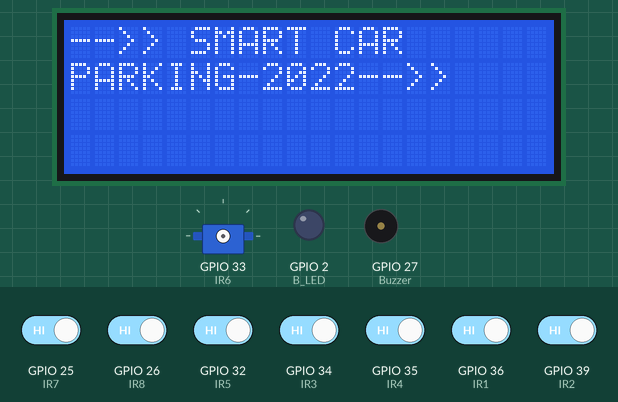
This sketch was run on a simulated ESP32. On the bench: 20×4 character LCD, servo, output pins drawn as LEDs (lit = HIGH), buzzer (waves = sounding, pin HIGH). The test bench sets the inputs (shaded band); at power-on: GPIO 25 (IR7), GPIO 26 (IR8), GPIO 32 (IR5), GPIO 34 (IR3), GPIO 35 (IR4), GPIO 36 (IR1), GPIO 39 (IR2) HIGH. WiFi joins after 1.5 s; servers stay silent unless stated; what the sketch prints to the serial monitor is not drawn.

Above: at 2.2 s.
At 9.7 s:
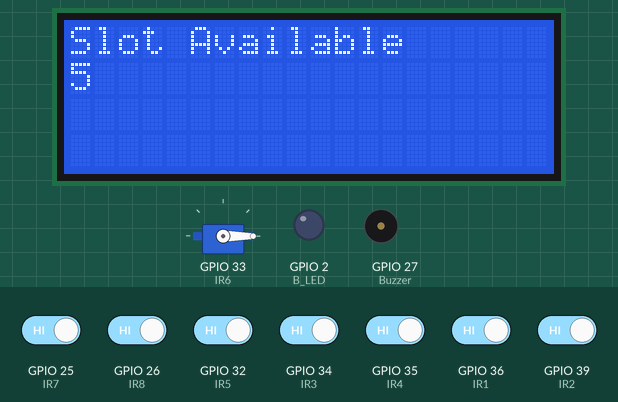
9.8 s: GPIO 25 (IR7) driven LOW
At 11.82 s:
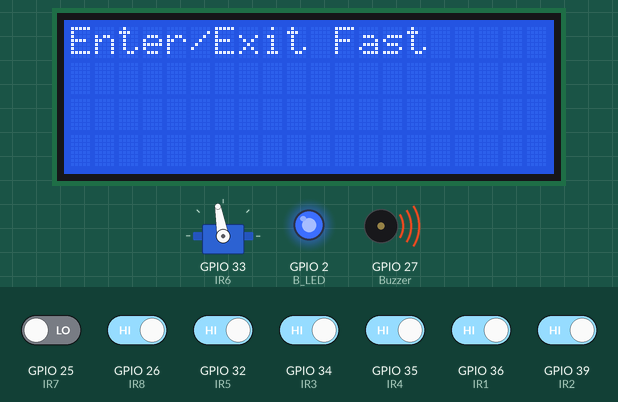
13.2 s: GPIO 25 (IR7) driven HIGH
At 13.44 s:
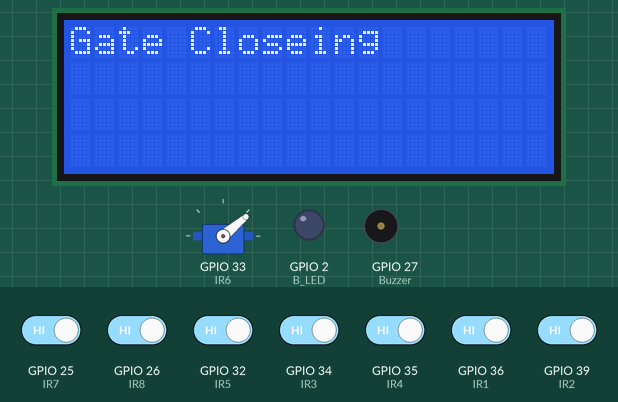
19.4 s: GPIO 26 (IR8) driven LOW
At 20.17 s:
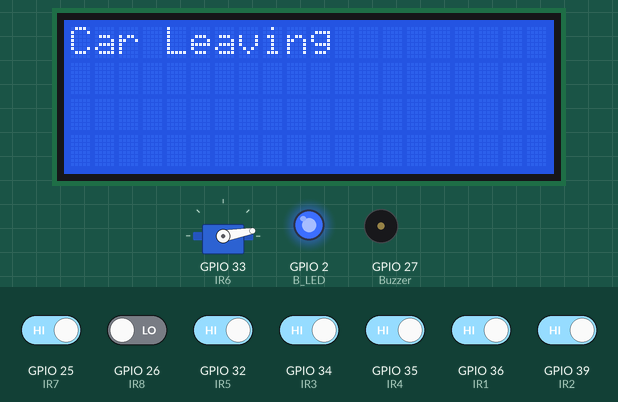
Timing chart, 0 to 27.5 s (numbered marks = the images above; inputs shaded):
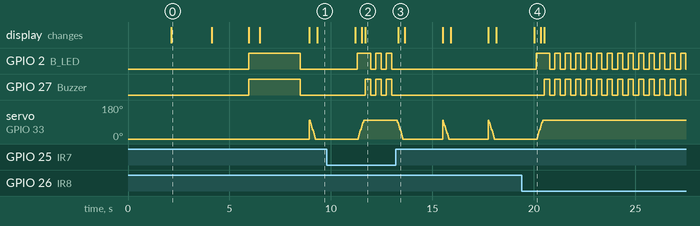

Measured:
- after the input at 9.8 s, GPIO 2 (B_LED): LOW → HIGH after 1.5 s, then repeats every 0.52 s: LOW 0.27 s, HIGH 0.25 s; GPIO 27 (Buzzer): alternates HIGH for 0.25 s and LOW for 0.27 s, starting after 1.9 s; the display: first changes after 1.4 s (image 2 shows a later state)
- after the input at 13.2 s, GPIO 2 (B_LED), GPIO 27 (Buzzer): stops changing and stays LOW; servo on GPIO 33 (IR6): 100° → 90° after 0.08 s, then repeats every 2.3 s: 80° 0.03 s, 70° 0.03 s, 60° 0.03 s, 50° 0.03 s, 40° 0.03 s, 30° 0.03 s, 20° 0.03 s, 10° 0.03 s, 0° 2.0 s, 100° 0.03 s, 90° 0.03 s; the display: changes after 0.11 s (image 3)
- after the input at 19.4 s, GPIO 2 (B_LED): LOW → HIGH after 0.73 s, then repeats every 0.52 s: LOW 0.27 s, HIGH 0.25 s; GPIO 27 (Buzzer): alternates HIGH for 0.25 s and LOW for 0.27 s, starting after 1.1 s; the display: changes after 0.62 s (image 4)
- what the display in image 0 shows lasts 2.0 s, from 2.1 s to 4.1 s

The sketch:

IR_with_HTTP_Buzzer_and_Blynk.ino
```cpp
#define BLYNK_TEMPLATE_ID "TMPLebsVk5uE"
#define BLYNK_DEVICE_NAME "LED"
#define BLYNK_AUTH_TOKEN "nNI5nM7QZy608wLogUGID5ybKOS2vCxW"
#define BLYNK_PRINT Serial
#define SECRET_CH_ID 1848329                    // replace 0000000 with your channel number
#define SECRET_WRITE_APIKEY "UV8UYIV06BNT6K4J"  // replace XYZ with your channel write API Key

char ssid[] = "LAPTOP";
char pass[] = "78799008333";
#define IR1 36
#define IR2 39
#define IR3 34
#define IR4 35
#define IR5 32
#define IR6 33
#define IR7 25
#define IR8 26
#define Buzzer 27
#define B_LED 2
int pos = 0;
int Total = 6;
int slot;
int f, g;

int s1 = 0;
int s2 = 0;
int s3 = 0;
int s4 = 0;
int s5 = 0;
int s6 = 0;
int s7 = 0;
int s8 = 0;
int s = 0;
#include <WiFi.h>
#include <WiFiClient.h>
#include "ThingSpeak.h"
#include <BlynkSimpleEsp32.h>
#include <LiquidCrystal_I2C.h>
#include <ESP32Servo.h>

LiquidCrystal_I2C lcd(0x27, 20, 4);

Servo myservo;
char auth[] = BLYNK_AUTH_TOKEN;

BlynkTimer timer;
WidgetLCD LCD(V0);

void control_function() {
  s1 = digitalRead(IR1) == 0 ? 1 : 0;
  s2 = digitalRead(IR2) == 0 ? 1 : 0;
  s3 = digitalRead(IR3) == 0 ? 1 : 0;
  s4 = digitalRead(IR4) == 0 ? 1 : 0;
  s5 = digitalRead(IR5) == 0 ? 1 : 0;
  s6 = digitalRead(IR6) == 0 ? 1 : 0;

  Blynk.virtualWrite(V2, s1);
  Blynk.virtualWrite(V3, s2);
  Blynk.virtualWrite(V4, s3);
  Blynk.virtualWrite(V5, s4);
  Blynk.virtualWrite(V6, s5);
  Blynk.virtualWrite(V7, s6);
  unsigned int q = s1 + s2 + s3 + s4 + s5 + s6;
  unsigned int st = s1 + s2 + s3 + s4 + s5 + s6;
  q = 6 - q;
  LCD.clear();
  LCD.print(0, 0, "Smrt Car Parking");
  LCD.print(0, 1, "Space Left :");
  LCD.print(13, 1, q);
  Blynk.virtualWrite(V9, st);
  Blynk.virtualWrite(V1, q);
}
int keyIndex = 0;

WiFiClient client;

WiFiServer server(80);

unsigned long myChannelNumber = SECRET_CH_ID;
const char* myWriteAPIKey = SECRET_WRITE_APIKEY;

void BL_indication();
void BL_Alert();
int Sensor_data();

void setup() {

  lcd.init();
  lcd.backlight();
  // LCD_START_Print();
  lcd.setCursor(0, 0);
  lcd.print("Dept. of EC ");
  lcd.setCursor(0, 1);
  lcd.print("#~IIST Indore~#");
  delay(2000);
  lcd.clear();
  lcd.setCursor(0, 0);
  lcd.print("-->> SMART CAR");
  lcd.setCursor(0, 1);
  lcd.print("PARKING-2022-->>");
  delay(2000);
  lcd.clear();
  lcd.setCursor(0, 0);
  lcd.print("Connecting...");
  Serial.begin(115200);

  pinMode(IR1, INPUT);
  pinMode(IR2, INPUT);
  pinMode(IR3, INPUT);
  pinMode(IR4, INPUT);
  pinMode(IR5, INPUT);
  pinMode(IR6, INPUT);
  pinMode(IR7, INPUT);
  pinMode(IR8, INPUT);

  pinMode(B_LED, OUTPUT);
  pinMode(Buzzer, OUTPUT);

  myservo.attach(33);
  myservo.write(0);

  Blynk.begin(auth, ssid, pass);
  timer.setInterval(3000L, control_function);
  slot = Total;


  //flank bit for door open and close
  f = 0;
  g = 0;

  WiFi.mode(WIFI_STA);
  WiFi.begin(ssid, pass);

  while (WiFi.status() != WL_CONNECTED) {
    delay(250);
    digitalWrite(B_LED, HIGH);
    digitalWrite(Buzzer, HIGH);
    delay(250);
    Serial.print(".");
    digitalWrite(B_LED, LOW);
    digitalWrite(Buzzer, LOW);
  }
  Serial.println("");
  Serial.println("WiFi Connected");
  digitalWrite(B_LED, HIGH);
  digitalWrite(Buzzer, HIGH);
  Serial.println("IP address: ");
  Serial.println(WiFi.localIP());
  lcd.clear();
  lcd.setCursor(0, 0);
  lcd.print("Connected $..");
  delay(500);

  lcd.clear();
  lcd.setCursor(0, 0);
  lcd.print("IP address:");
  lcd.setCursor(2, 1);
  lcd.print(WiFi.localIP());
  delay(2000);
  digitalWrite(B_LED, LOW);
  digitalWrite(Buzzer, LOW);
  server.begin();
  ThingSpeak.begin(client);  // Initialize ThingSpeak
  delay(100);
}

void loop() {
  Blynk.run();
  timer.run();
  int x = digitalRead(IR1);
  int y = digitalRead(IR2);
  int z = digitalRead(IR3);
  int a = digitalRead(IR4);
  int b = digitalRead(IR5);
  int c = digitalRead(IR6);
  delay(10);
  // Write to ThingSpeak. There are up to 8 fields in a channel, allowing you to store up to 8 different
  // pieces of information in a channel.  Here, we write to field 1.

  ThingSpeak.setField(1, x);
  ThingSpeak.setField(2, y);
  ThingSpeak.setField(3, z);
  ThingSpeak.setField(4, a);
  ThingSpeak.setField(5, b);
  ThingSpeak.setField(6, c);
  delay(10);
  ThingSpeak.writeFields(myChannelNumber, myWriteAPIKey);
  delay(10);

  WiFiClient client = server.available();  // listen for incoming clients
  if (client) {                            // if you get a client,
    Serial.println("New Client.");         // print a message out the serial port
    String currentLine = "";               // make a String to hold incoming data from the client
    while (client.connected()) {           // loop while the client's connected
      if (client.available()) {            // if there's bytes to read from the client,
        char c = client.read();            // read a byte, then
        Serial.write(c);                   // print it out the serial monitor
        if (c == '\n') {                   // if the byte is a newline character

          // if the current line is blank, you got two newline characters in a row.
          // that's the end of the client HTTP request, so send a response:
          if (currentLine.length() == 0) {
            // HTTP headers always start with a response code (e.g. HTTP/1.1 200 OK)
            // and a content-type so the client knows what's coming, then a blank line:
            client.println("HTTP/1.1 200 OK");
            client.println("Content-type:text/html");

            client.println();
            client.println("<html>");
            client.println("<head><meta name=\"viewport\" content=\"width=device-width, initial-scale=1\">");
            client.println("<link href=\"https://cdnjs.cloudflare.com/ajax/libs/animate.css/4.1.1/animate.min.css\" rel=\"stylesheet\">");
            client.println("<style>html {font-family: Arial, Helvetica, sans-serif;text-align: center;}h1 {font-size: 1.8rem;color: rgb(0, 0, 0);text-shadow: 2px 2px 7px grey;box-shadow: 2px 2px 7px grey;padding: 10px;font-family:Verdana;width: fit-content;margin: 3rem 0;}.animate__fadeInDown{animation-duration: 800ms;} .animate__fadeInRight,.animate__fadeInLeft,.animate__bounceInUp {animation-duration: 1500ms;}.wrapper {width: fit-content;align-items: center;justify-content: center;display: flex;flex-wrap: wrap;}.slot {background-color: rgb(204, 250, 250);width: 9rem;height: 11rem;overflow: hidden;}.area {width: fit-content;}.s1 {margin: 6px;box-shadow: 5px 5px 10px grey;}.car-image {width: 7rem;height: 7rem;padding-top: 2rem;filter: opacity(0.1) drop-shadow(0 0 0 rgba(0, 0, 0));transition: all .5s;}.car-image:hover{transform: scale(1.25);} .btn {margin-top: 30px;background-color: aqua;border: 0.5px solid rgb(208, 196, 196);border-radius: 5px;height: 3rem;text-decoration: none;transition: all 0.5s; padding: 0.8rem ;font-size: 1.2rem; cursor: pointer;}.btn:hover{box-shadow:5px 5px 10px grey;transform: translate(15px,15px) scale(1.15);}.line1,.line2{width: 29rem;height: 5px; }.line1{background-color: rgb(0, 0, 0);}@media(max-width:500px) {.slot {max-width: 6rem;height: 8rem;}.car-image {width: 5rem;height: 5rem;}.line1,.line2{width: 20rem;height: 3px; }h1{font-size: 1.3rem;}}</style></head>");
            client.println("<body onload = \"JavaScript:AutoRefresh(5000);\">");
            client.println("<center>");
            client.println("<h1 class=\"animate__fadeInDown\"\">SMART CAR PARKING SYSTEM USING IOT</h1>");
            client.println("<div class=\"area\"\"><div class=\"wrapper animate__fadeInLeft\"\">");

            if (digitalRead(IR1) == 0) {
              client.println("<div class=\"s1\"\"><div class=\"slot\"\" style=\"background-color: #ffcccc;\"\"><img src=\"https://github.com/JAGAHPEE/SMART-CAR-PARKING-SYSTEM-USING-IOT/blob/main/car-top-view.png?raw=true\"\" class=\"car-image\"\" alt="
                             "></div><p><b>Parked</b></p></div>");

            } else {
              client.println("<div class=\"s1\"\"><div class=\"slot\"\"><img src=\"https://github.com/JAGAHPEE/SMART-CAR-PARKING-SYSTEM-USING-IOT/blob/main/car-top-view.png?raw=true\"\" class=\"car-image\"\" alt="
                             " style=\"filter: opacity(0.6) drop-shadow(0 0 rgb(255, 0, 0));\"\"></div><p><b> Slot 1</b></p></div>");
            }
            if (digitalRead(IR2) == 0) {
              client.println("<div class=\"s1\"\"><div class=\"slot\"\" style=\"background-color: #ffcccc;\"\"><img src=\"https://github.com/JAGAHPEE/SMART-CAR-PARKING-SYSTEM-USING-IOT/blob/main/car-top-view.png?raw=true\"\" class=\"car-image\"\" alt="
                             "></div><p><b>Parked</b></p></div>");

            } else {
              client.println("<div class=\"s1\"\"><div class=\"slot\"\"><img src=\"https://github.com/JAGAHPEE/SMART-CAR-PARKING-SYSTEM-USING-IOT/blob/main/car-top-view.png?raw=true\"\" class=\"car-image\"\" alt="
                             " style=\"filter: opacity(0.6) drop-shadow(0 0 rgb(255, 0, 0));\"\"></div><p><b> Slot 2</b></p></div>");
            }
            if (digitalRead(IR3) == 0) {
              client.println("<div class=\"s1\"\"><div class=\"slot\"\" style=\"background-color: #ffcccc;\"\"><img src=\"https://github.com/JAGAHPEE/SMART-CAR-PARKING-SYSTEM-USING-IOT/blob/main/car-top-view.png?raw=true\"\" class=\"car-image\"\" alt="
                             "></div><p><b>Parked</b></p></div>");
            } else {
              client.println("<div class=\"s1\"\"><div class=\"slot\"\"><img src=\"https://github.com/JAGAHPEE/SMART-CAR-PARKING-SYSTEM-USING-IOT/blob/main/car-top-view.png?raw=true\"\" class=\"car-image\"\" alt="
                             " style=\"filter: opacity(0.6) drop-shadow(0 0 rgb(255, 0, 0));\"\"></div><p><b> Slot 3</b></p></div>");
            }

            client.println("</div></div>");

            client.println("<div class=\"line2\"\"></div>");
            client.println("<div class=\"line1 animate__bounceInUp\"\"></div>");
            client.println("<div class=\"line2\"\"></div>");

            client.println("<div class=\"area\"\"><div class=\"wrapper animate__fadeInRight\"\">");
            if (digitalRead(IR4) == 0) {
              client.println("<div class=\"s1\"\"><div class=\"slot\"\" style=\"background-color: #ffcccc;\"\"><img src=\"https://github.com/JAGAHPEE/SMART-CAR-PARKING-SYSTEM-USING-IOT/blob/main/car-top-view.png?raw=true\"\" class=\"car-image\"\" alt="
                             "></div><p><b>Parked</b></p></div>");

            } else {
              client.println("<div class=\"s1\"\"><div class=\"slot\"\"><img src=\"https://github.com/JAGAHPEE/SMART-CAR-PARKING-SYSTEM-USING-IOT/blob/main/car-top-view.png?raw=true\"\" class=\"car-image\"\" alt="
                             " style=\"filter: opacity(0.6) drop-shadow(0 0 rgb(255, 0, 0));\"\"></div><p><b> Slot 4</b></p></div>");
            }
            if (digitalRead(IR5) == 0) {
              client.println("<div class=\"s1\"\"><div class=\"slot\"\" style=\"background-color: #ffcccc;\"\"><img src=\"https://github.com/JAGAHPEE/SMART-CAR-PARKING-SYSTEM-USING-IOT/blob/main/car-top-view.png?raw=true\"\" class=\"car-image\"\" alt="
                             "></div><p><b>Parked</b></p></div>");
              s5 = 0;
            } else {
              client.println("<div class=\"s1\"\"><div class=\"slot\"\"><img src=\"https://github.com/JAGAHPEE/SMART-CAR-PARKING-SYSTEM-USING-IOT/blob/main/car-top-view.png?raw=true\"\" class=\"car-image\"\" alt="
                             " style=\"filter: opacity(0.6) drop-shadow(0 0 rgb(255, 0, 0));\"\"></div><p><b> Slot 5</b></p></div>");
            }
            if (digitalRead(IR6) == 0) {
              client.println("<div class=\"s1\"\"><div class=\"slot\"\" style=\"background-color: #ffcccc;\"\"><img src=\"https://github.com/JAGAHPEE/SMART-CAR-PARKING-SYSTEM-USING-IOT/blob/main/car-top-view.png?raw=true\"\" class=\"car-image\"\" alt="
                             "></div><p><b>Parked</b></p></div>");

            } else {
              client.println("<div class=\"s1\"\"><div class=\"slot\"\"><img src=\"https://github.com/JAGAHPEE/SMART-CAR-PARKING-SYSTEM-USING-IOT/blob/main/car-top-view.png?raw=true\"\" class=\"car-image\"\" alt="
                             " style=\"filter: opacity(0.6) drop-shadow(0 0 rgb(255, 0, 0));\"\"></div><p><b> Slot 6</b></p></div>");
            }
            client.println("</div></div>");
            client.println("<button onClick=\"window.location.href=window.location.href\"\" class=\"btn\"\"><b><i>Refresh</i></b></button>");
            client.println();
            client.println("<br>");
            client.println("<br>");
            client.println("<br>");


            client.println("</center>");
            client.println("</body>");
            client.println("</html>");
            client.println();
            client.println();
            // The HTTP response ends with another blank line:
            client.println();
            delay(10);
            // break out of the while loop:
            break;
          } else {  // if you got a newline, then clear currentLine:
            currentLine = "";
          }
        } else if (c != '\r') {  // if you got anything else but a carriage return character,
          currentLine += c;      // add it to the end of the currentLine
        }
      }
    }
    // close the connection:
    //    client.stop();
    Serial.println("Client Disconnected.");
  }

  delay(10);

  slot = Sensor_data();
  //  slot = s1 + s2 + s3 + s4 + s5 + s6;
  if (digitalRead(IR8) == 0 && slot == 6) {
    while (digitalRead(IR8) != 1) {
      BL_Alert();
    }
  } else if (digitalRead(IR7) == 0) {
    if (slot > 0 && slot <= 6) {
      f = 1;
      lcd.clear();
      lcd.print("Car Enters");
    }
    delay(100);

  } else if (digitalRead(IR8) == 0) {
    if (slot >= 0 && slot < 6) {
      g = 1;
      lcd.clear();
      lcd.print("Car Leaving");
    }
    delay(100);
  }
  // slot = Sensor_data();
  if (f == 1 || g == 1) {
    lcd.clear();
    lcd.print("Gate Opening");
    digitalWrite(B_LED, HIGH);
    for (pos = 0; pos <= 100; pos += 10) {
      myservo.write(pos);
      Serial.println(pos);
      delay(30);
    }
    delay(50);
  }
  if (f == 1) {
    while ((digitalRead(IR8) == 0) || (digitalRead(IR7) == 0)) {
      lcd.clear();
      lcd.print("Enter/Exit Fast");
      BL_indication();
    }
  } else if (g == 1) {
    while (digitalRead(IR7) == 0 || digitalRead(IR8) == 0) {
      lcd.clear();
      lcd.print("Enter/Exit Fast");
      BL_indication();
    }
  }

  lcd.clear();
  lcd.print("Gate Closeing");
  for (pos = 100; pos >= 0; pos -= 10) {
    myservo.write(pos);
    Serial.println(pos);
    delay(30);
  }
  delay(50);
  f = 0;
  g = 0;
  slot = Sensor_data();
  if (slot == 6) {
    lcd.clear();
    lcd.setCursor(0, 0);
    lcd.print("No Parking Space");
    delay(1000);
  } else {
    lcd.clear();
    lcd.setCursor(0, 0);
    lcd.print("Slot Available");
    lcd.setCursor(0, 1);
    lcd.print(Total - slot);
    delay(1000);
  }
  s = Total - slot;
  Serial.println(s);
  delay(500);
}


int Sensor_data() {
  s1 = digitalRead(IR1) == 0 ? 1 : 0;
  s2 = digitalRead(IR2) == 0 ? 1 : 0;
  s3 = digitalRead(IR3) == 0 ? 1 : 0;
  s4 = digitalRead(IR4) == 0 ? 1 : 0;
  s5 = digitalRead(IR5) == 0 ? 1 : 0;
  s6 = digitalRead(IR6) == 0 ? 1 : 0;
  s7 = digitalRead(IR7) == 0 ? 1 : 0;
  s8 = digitalRead(IR8) == 0 ? 1 : 0;
  unsigned int q = s1 + s2 + s3 + s4 + s5 + s6;
  return q;
}
void BL_indication() {
  digitalWrite(B_LED, HIGH);
  digitalWrite(Buzzer, HIGH);
  delay(250);
  digitalWrite(B_LED, LOW);
  digitalWrite(Buzzer, LOW);
  delay(250);
}
void BL_Alert() {
  digitalWrite(B_LED, HIGH);
  digitalWrite(Buzzer, HIGH);
  delay(150);
  lcd.clear();
  lcd.print("No Parking Space");
  digitalWrite(B_LED, LOW);
  digitalWrite(Buzzer, LOW);
  delay(150);
}
```
